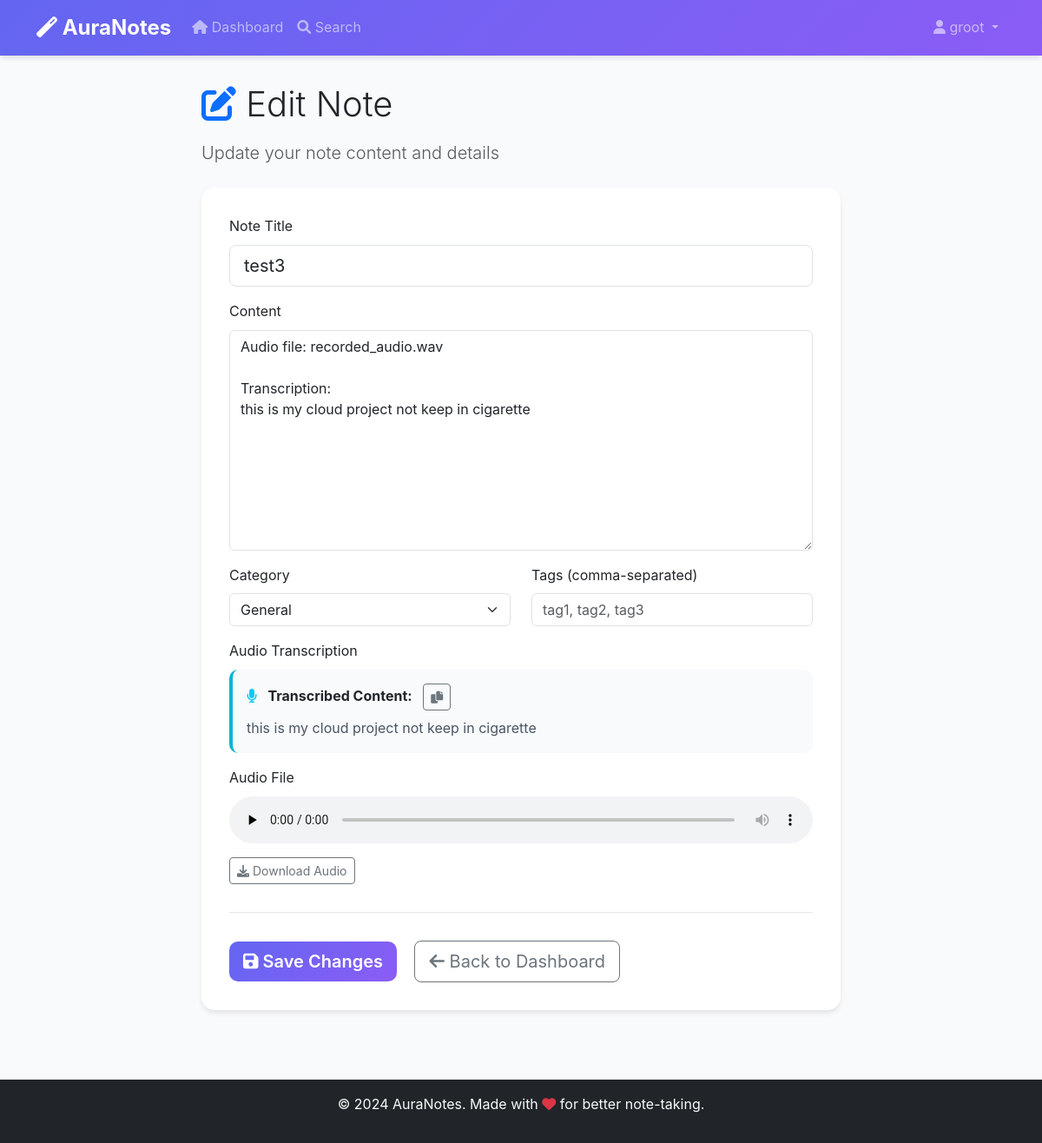
The app's page /edit_note/3 (signed in) with its own data.
### app.py (models this page shows)
class User(UserMixin, db.Model):
    id = db.Column(db.Integer, primary_key=True)
    username = db.Column(db.String(80), unique=True, nullable=False)
    email = db.Column(db.String(120), unique=True, nullable=False)
    password_hash = db.Column(db.String(120), nullable=False)
    created_at = db.Column(db.DateTime, default=datetime.utcnow)
    notes = db.relationship('Note', backref='author', lazy=True)

class Note(db.Model):
    id = db.Column(db.Integer, primary_key=True)
    title = db.Column(db.String(200), nullable=False)
    content = db.Column(db.Text, nullable=False)
    note_type = db.Column(db.String(20), nullable=False)  # 'text', 'file', 'audio'
    file_path = db.Column(db.String(500))
    transcription = db.Column(db.Text)  # For audio notes
    category = db.Column(db.String(50), default='General')
    tags = db.Column(db.String(500))  # JSON string of tags
    created_at = db.Column(db.DateTime, default=datetime.utcnow)
    updated_at = db.Column(db.DateTime, default=datetime.utcnow, onupdate=datetime.utcnow)
    user_id = db.Column(db.Integer, db.ForeignKey('user.id'), nullable=False)
    is_shared = db.Column(db.Boolean, default=False)
    shared_with = db.Column(db.String(500))  # JSON string of user IDs

### app.py (the view, shortened to what this page needs)
@app.route('/edit_note/<int:note_id>', methods=['GET', 'POST'])
@login_required
def edit_note(note_id):
    note = Note.query.get_or_404(note_id)
    if note.user_id != current_user.id:
        flash('You can only edit your own notes')
        return redirect(url_for('dashboard'))
    return render_template('edit_note.html', note=note)

### app.py (called while the page is built)
@login_manager.user_loader
def load_user(user_id):
    return User.query.get(int(user_id))

### templates/edit_note.html (shortened to what this page needs)
{% extends "base.html" %}
{% block content %}
<div class="edit-note-container">
    <div class="container">
        <div class="row justify-content-center">
            <div class="col-lg-8">
                <div class="edit-note-header mb-4">
                    <h1 class="display-6 mb-3">
                        <i class="fas fa-edit text-primary"></i> Edit Note
                    </h1>
                    <p class="lead text-muted">Update your note content and details</p>
                </div>
                <div class="edit-note-form">
                    <form method="POST">
                        <div class="mb-3">
                            <label for="title" class="form-label">Note Title</label>
                            <input type="text" class="form-control form-control-lg" id="title" name="title"
                                   value="{{ note.title }}" required>
                        </div>
                        <div class="mb-3">
                            <label for="content" class="form-label">Content</label>
                            <textarea class="form-control" id="content" name="content" rows="10"
                                      placeholder="Write your note content here...">{{ note.content }}</textarea>
                        </div>
                        <div class="row">
                            <div class="col-md-6">
                                <div class="mb-3">
                                    <label for="category" class="form-label">Category</label>
                                    <select class="form-select" id="category" name="category">
                                        <option value="General" {% if note.category == 'General' %}selected{% endif %}>General</option>
                                    </select>
                                </div>
                            </div>
                            <div class="col-md-6">
                                <div class="mb-3">
                                    <label for="tags" class="form-label">Tags (comma-separated)</label>
                                    <input type="text" class="form-control" id="tags" name="tags"
                                           value="{{ note.tags }}" placeholder="tag1, tag2, tag3">
                                </div>
                            </div>
                        </div>
                        {% if note.note_type == 'audio' and note.transcription %}
                        <div class="mb-3">
                            <label class="form-label">Audio Transcription</label>
                            <div class="transcription-display">
                                <div class="transcription-content">
                                    <i class="fas fa-microphone text-info me-2"></i>
                                    <strong>Transcribed Content:</strong>
                                </div>
                                <div class="transcription-text">
                                    {{ note.transcription }}
                                </div>
                            </div>
                        </div>
                        {% endif %}
                        {% if note.note_type == 'audio' and note.file_path %}
                        <div class="mb-3">
                            <label class="form-label">Audio File</label>
                            <div>
                                <audio controls preload="none" style="width:100%;">
                                    <source src="{{ url_for('uploaded_file', filename=note.file_path) }}" type="audio/mpeg">
                                </audio>
                            </div>
                            <div class="mt-2">
                                <a href="{{ url_for('uploaded_file', filename=note.file_path) }}" class="btn btn-sm btn-outline-secondary" download>
                                    <i class="fas fa-download"></i> Download Audio
                                </a>
                            </div>
                        </div>
                        {% endif %}
                        <div class="form-actions">
                            <button type="submit" class="btn btn-primary btn-lg me-3">
                                <i class="fas fa-save"></i> Save Changes
                            </button>
                            <a href="{{ url_for('dashboard') }}" class="btn btn-outline-secondary btn-lg">
                                <i class="fas fa-arrow-left"></i> Back to Dashboard
                            </a>
                        </div>
                    </form>
                </div>
            </div>
        </div>
    </div>
</div>
{% endblock %}

### templates/base.html (shortened to what this page needs)
<!DOCTYPE html>
<html lang="en">
<head>
    <link href="https://cdn.jsdelivr.net/npm/bootstrap@5.3.0/dist/css/bootstrap.min.css" rel="stylesheet">
    <link href="https://cdnjs.cloudflare.com/ajax/libs/font-awesome/6.0.0/css/all.min.css" rel="stylesheet">
    <link href="{{ url_for('static', filename='css/style.css') }}" rel="stylesheet">
</head>
<body>
    <nav class="navbar navbar-expand-lg navbar-dark bg-gradient">
        <div class="container">
            <a class="navbar-brand fw-bold" href="{{ url_for('index') }}">
                <i class="fas fa-magic"></i> AuraNotes
            </a>
            {% if current_user.is_authenticated %}
            <div class="collapse navbar-collapse" id="navbarNav">
                <ul class="navbar-nav me-auto">
                    <li class="nav-item">
                        <a class="nav-link" href="{{ url_for('dashboard') }}">
                            <i class="fas fa-home"></i> Dashboard
                        </a>
                    </li>
                    <li class="nav-item">
                        <a class="nav-link" href="{{ url_for('search') }}">
                            <i class="fas fa-search"></i> Search
                        </a>
                    </li>
                </ul>
                <ul class="navbar-nav">
                    <li class="nav-item dropdown">
                        <a class="nav-link dropdown-toggle" href="#" role="button" data-bs-toggle="dropdown">
                            <i class="fas fa-user"></i> {{ current_user.username }}
                        </a>
                    </li>
                </ul>
            </div>
            {% endif %}
        </div>
    </nav>
    <main class="container-fluid">
        {% block content %}{% endblock %}
    </main>
    <footer class="bg-dark text-light text-center py-3 mt-5">
        <div class="container">
            <p>&copy; 2024 AuraNotes. Made with <i class="fas fa-heart text-danger"></i> for better note-taking.</p>
        </div>
    </footer>
</body>
</html>

### static/css/style.css (style rules this page uses)
:root { --primary-color: #6366f1; --secondary-color: #8b5cf6; --success-color: #10b981; --warning-color: #f59e0b; --danger-color: #ef4444; --info-color: #06b6d4; --dark-color: #1f2937; --light-color: #f8fafc; --gradient-primary: linear-gradient(135deg, #6366f1 0%, #8b5cf6 100%); --gradient-secondary: linear-gradient(135deg, #06b6d4 0%, #3b82f6 100%); }
body { font-family: 'Inter', -apple-system, BlinkMacSystemFont, 'Segoe UI', Roboto, sans-serif; background-color: var(--light-color); line-height: 1.6; }
.navbar.bg-gradient { background: var(--gradient-primary) !important; box-shadow: 0 4px 6px -1px rgba(0, 0, 0, 0.1); }
.navbar-brand { font-size: 1.5rem; font-weight: 700; }
.edit-note-container { padding: 2rem 0; }
.edit-note-form { background: white; border-radius: 15px; padding: 2rem; box-shadow: 0 4px 6px -1px rgba(0, 0, 0, 0.1); }
.transcription-display { background: #f8fafc; border-radius: 10px; padding: 1rem; border-left: 4px solid var(--info-color); }
.transcription-content { margin-bottom: 0.5rem; }
.transcription-text { color: #4b5563; line-height: 1.6; }
.form-actions { margin-top: 2rem; padding-top: 2rem; border-top: 1px solid #e5e7eb; }
.btn-primary { background: var(--gradient-primary); border: none; border-radius: 10px; font-weight: 600; transition: transform 0.2s ease; }
footer { margin-top: auto; }

### records on screen
User: username "groot"
Note: title "test3", content "Audio file: recorded_audio.wav Transcription: this is my cloud project not keep in cigarette", category "General", transcription "this is my cloud project not keep in cigarette"
